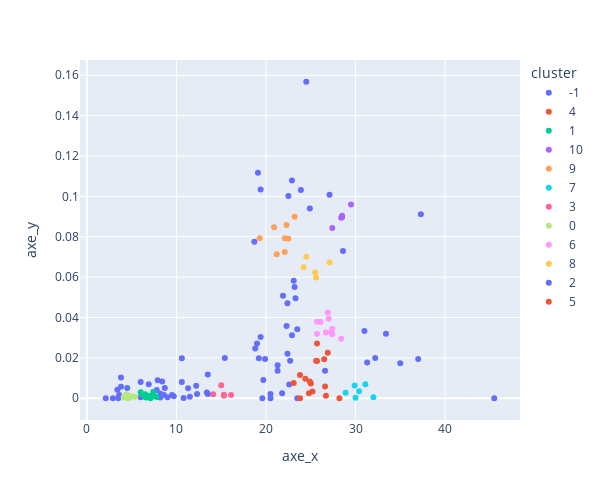

Notebook source saved alongside this figure:
### Code cell
from sklearn.cluster import OPTICS

X  = fat_quantity_clean.loc[:, ['Obesity', 'Deaths']]
X_norm = scaler.fit_transform(X)

optics = OPTICS()
optics.fit_predict(X_norm)

df = pd.DataFrame(
    {
        'axe_x' : X['Obesity'],
        'axe_y' : X['Deaths'],
        'cluster' : optics.fit_predict(X_norm).astype(str)
    }
)

px.scatter(df, 
           x='axe_x',
           y='axe_y', 
           color="cluster",
           width=600,
           height=500)

### Figure 1 — Plotly figure (JSON) as saved in the notebook; plotly's stock layout.template omitted (floating-point values rounded to 4 significant figures)
{"data": [{"hovertemplate": "cluster=-1<br>axe_x=%{x}<br>axe_y=%{y}<extra></extra>", "legendgroup": "-1", "marker": {"color": "#636efa", "symbol": "circle"}, "mode": "markers", "name": "-1", "orientation": "v", "showlegend": true, "type": "scatter", "x": [4.5, 22.3, 21.9, 19.9, 3.4, 26.6, 24.5, 22.4, 8.2, 18.7, 19.4, 10.6, 3.5, 9.5, 8.4, 9, 22.6, 21.3, 22.7, 13.5, 3.6, 8.7, 23.3, 9.7, 18.8, 8.2, 19.2, 20.5, 19.4, 28.6, 3.8, 6.9, 22.9, 33.4, 21.3, 37, 15.4, 31.3, 8.6, 7.9, 31, 19.6, 24.9, 6, 3.8, 23.1, 21.8, 23.9, 22.9, 7.8, 19, 19.1, 6, 23.2, 45.5, 35, 23.5, 22.4, 22.5, 20.5, 27.1, 10.8, 2.9, 19.7, 32.2, 37.3, 23.5, 2.1], "xaxis": "x", "y": [0.005058, 0.0358, 0.05082, 0.01945, 0.004175, 0.01358, 0.1568, 0.04702, 0.0003604, 0.07757, 0.1034, 0.01978, 0, 0.001666, 0.008264, 0.0005081, 0.006794, 0.0163, 0.01859, 0.01178, 0.001574, 0.005089, 0.0495, 0.001052, 0.0246, 0.002283, 0.01982, 0.002052, 0.0303, 0.073, 0.01026, 0.006976, 0.1078, 0.0319, 0.01363, 0.01944, 0.0199, 0.01773, 0.001641, 0.008872, 0.03333, 0, 0.09405, 0.0004588, 0.005721, 0.05821, 0.002456, 0.1032, 0.03123, 0.004031, 0.02717, 0.1117, 0.007991, 0.05509, 0, 0.01729, 0.03421, 0.02206, 0.1002, 0, 0.1008, 9.018e-05, 0, 0.008985, 0.01988, 0.09109, 0, 3.638e-05], "yaxis": "y"}, {"hovertemplate": "cluster=4<br>axe_x=%{x}<br>axe_y=%{y}<extra></extra>", "legendgroup": "4", "marker": {"color": "#EF553B", "symbol": "circle"}, "mode": "markers", "name": "4", "orientation": "v", "showlegend": true, "type": "scatter", "x": [26.6, 24.8, 26.7, 28.2, 23.8, 24.9, 23.1, 24.4, 25, 23.8, 25.2], "xaxis": "x", "y": [0.005882, 0.002439, 0.001214, 0, 0.01157, 0.008338, 0.007609, 0.009719, 0.007295, 0, 0.003351], "yaxis": "y"}, {"hovertemplate": "cluster=1<br>axe_x=%{x}<br>axe_y=%{y}<extra></extra>", "legendgroup": "1", "marker": {"color": "#00cc96", "symbol": "circle"}, "mode": "markers", "name": "1", "orientation": "v", "showlegend": true, "type": "scatter", "x": [6.8, 6.3, 6.6, 6.6, 6, 7.1, 7.8, 7.4, 7.5, 7.4, 7.1, 7.1, 6.5], "xaxis": "x", "y": [0.001144, 0.001304, 0.000339, 0.0006369, 0.002976, 0.0009925, 0.0005807, 0.00209, 0.0009402, 0.00309, 0.0007972, 3.516e-05, 0.001996], "yaxis": "y"}, {"hovertemplate": "cluster=10<br>axe_x=%{x}<br>axe_y=%{y}<extra></extra>", "legendgroup": "10", "marker": {"color": "#ab63fa", "symbol": "circle"}, "mode": "markers", "name": "10", "orientation": "v", "showlegend": true, "type": "scatter", "x": [28.5, 27.4, 28.5, 28.4, 29.5], "xaxis": "x", "y": [0.09044, 0.08428, 0.08967, 0.08944, 0.09604], "yaxis": "y"}, {"hovertemplate": "cluster=9<br>axe_x=%{x}<br>axe_y=%{y}<extra></extra>", "legendgroup": "9", "marker": {"color": "#FFA15A", "symbol": "circle"}, "mode": "markers", "name": "9", "orientation": "v", "showlegend": true, "type": "scatter", "x": [20.9, 22.3, 22.1, 19.3, 23.2, 22.5, 22.1, 21.2], "xaxis": "x", "y": [0.08468, 0.08585, 0.07927, 0.07924, 0.08992, 0.07896, 0.07241, 0.07128], "yaxis": "y"}, {"hovertemplate": "cluster=7<br>axe_x=%{x}<br>axe_y=%{y}<extra></extra>", "legendgroup": "7", "marker": {"color": "#19d3f3", "symbol": "circle"}, "mode": "markers", "name": "7", "orientation": "v", "showlegend": true, "type": "scatter", "x": [30.4, 31.1, 30, 32, 29.9, 28.9], "xaxis": "x", "y": [0.003526, 0.006888, 0.0002232, 0.0005013, 0.00632, 0.00269], "yaxis": "y"}, {"hovertemplate": "cluster=3<br>axe_x=%{x}<br>axe_y=%{y}<extra></extra>", "legendgroup": "3", "marker": {"color": "#FF6692", "symbol": "circle"}, "mode": "markers", "name": "3", "orientation": "v", "showlegend": true, "type": "scatter", "x": [16.1, 15.3, 15, 15.3, 14.1], "xaxis": "x", "y": [0.00164, 0.001278, 0.006415, 0.001791, 0.002032], "yaxis": "y"}, {"hovertemplate": "cluster=0<br>axe_x=%{x}<br>axe_y=%{y}<extra></extra>", "legendgroup": "0", "marker": {"color": "#B6E880", "symbol": "circle"}, "mode": "markers", "name": "0", "orientation": "v", "showlegend": true, "type": "scatter", "x": [4.5, 4.8, 4.4, 4.9, 4.5, 4.5, 4.7, 4.7, 4.8, 5.4, 4.1], "xaxis": "x", "y": [0.0003397, 0.0006044, 0.002008, 0.001159, 0, 0.0009353, 0.0009775, 0.000339, 0.0004324, 0.000702, 0.0004897], "yaxis": "y"}, {"hovertemplate": "cluster=6<br>axe_x=%{x}<br>axe_y=%{y}<extra></extra>", "legendgroup": "6", "marker": {"color": "#FF97FF", "symbol": "circle"}, "mode": "markers", "name": "6", "orientation": "v", "showlegend": true, "type": "scatter", "x": [25.7, 27.4, 27.4, 26.9, 26.7, 28.4, 25.7, 27, 27.3, 26.1], "xaxis": "x", "y": [0.03788, 0.03446, 0.03173, 0.04249, 0.0326, 0.02953, 0.03193, 0.03933, 0.03273, 0.0378], "yaxis": "y"}, {"hovertemplate": "cluster=8<br>axe_x=%{x}<br>axe_y=%{y}<extra></extra>", "legendgroup": "8", "marker": {"color": "#FECB52", "symbol": "circle"}, "mode": "markers", "name": "8", "orientation": "v", "showlegend": true, "type": "scatter", "x": [27.1, 25.5, 24.2, 25.6, 24.5], "xaxis": "x", "y": [0.06729, 0.06233, 0.06487, 0.05984, 0.07013], "yaxis": "y"}, {"hovertemplate": "cluster=2<br>axe_x=%{x}<br>axe_y=%{y}<extra></extra>", "legendgroup": "2", "marker": {"color": "#636efa", "symbol": "circle"}, "mode": "markers", "name": "2", "orientation": "v", "showlegend": true, "type": "scatter", "x": [12.2, 13.4, 13.5, 11.3, 11.5, 10.6, 12.3], "xaxis": "x", "y": [0.006174, 0.002824, 0.002054, 0.004903, 0.0007905, 0.008095, 0.002079], "yaxis": "y"}, {"hovertemplate": "cluster=5<br>axe_x=%{x}<br>axe_y=%{y}<extra></extra>", "legendgroup": "5", "marker": {"color": "#EF553B", "symbol": "circle"}, "mode": "markers", "name": "5", "orientation": "v", "showlegend": true, "type": "scatter", "x": [26.9, 25.7, 25.7, 25.6, 26.5], "xaxis": "x", "y": [0.02251, 0.02717, 0.01851, 0.01852, 0.01934], "yaxis": "y"}], "layout": {"height": 500, "legend": {"title": {"text": "cluster"}, "tracegroupgap": 0}, "margin": {"t": 60}, "width": 600, "xaxis": {"anchor": "y", "domain": [0, 1], "title": {"text": "axe_x"}}, "yaxis": {"anchor": "x", "domain": [0, 1], "title": {"text": "axe_y"}}}}
